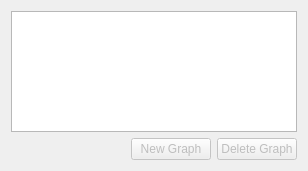
<?xml version="1.0" encoding="UTF-8"?>
<ui version="4.0">
 <class>FrmGraphList</class>
 <widget class="QWidget" name="FrmGraphList">
  <property name="geometry">
   <rect>
    <x>0</x>
    <y>0</y>
    <width>308</width>
    <height>171</height>
   </rect>
  </property>
  <property name="windowTitle">
   <string>Graph</string>
  </property>
  <layout class="QGridLayout" name="gridLayout">
   <item row="0" column="0" colspan="3">
    <widget class="QTableWidget" name="m_tblGraphs"/>
   </item>
   <item row="1" column="0">
    <spacer name="spacer3">
     <property name="orientation">
      <enum>Qt::Horizontal</enum>
     </property>
     <property name="sizeType">
      <enum>QSizePolicy::Expanding</enum>
     </property>
     <property name="sizeHint" stdset="0">
      <size>
       <width>216</width>
       <height>20</height>
      </size>
     </property>
    </spacer>
   </item>
   <item row="1" column="1">
    <widget class="QPushButton" name="btnNewGraph">
     <property name="enabled">
      <bool>false</bool>
     </property>
     <property name="sizePolicy">
      <sizepolicy hsizetype="Minimum" vsizetype="Preferred">
       <horstretch>0</horstretch>
       <verstretch>0</verstretch>
      </sizepolicy>
     </property>
     <property name="text">
      <string>New Graph</string>
     </property>
    </widget>
   </item>
   <item row="1" column="2">
    <widget class="QPushButton" name="btnDeleteGraph">
     <property name="enabled">
      <bool>false</bool>
     </property>
     <property name="sizePolicy">
      <sizepolicy hsizetype="Minimum" vsizetype="Preferred">
       <horstretch>0</horstretch>
       <verstretch>0</verstretch>
      </sizepolicy>
     </property>
     <property name="text">
      <string>Delete Graph</string>
     </property>
    </widget>
   </item>
  </layout>
 </widget>
 <layoutdefault spacing="6" margin="11"/>
 <pixmapfunction>qPixmapFromMimeSource</pixmapfunction>
 <tabstops>
  <tabstop>m_tblGraphs</tabstop>
  <tabstop>btnNewGraph</tabstop>
  <tabstop>btnDeleteGraph</tabstop>
 </tabstops>
 <resources/>
 <connections/>
</ui>
